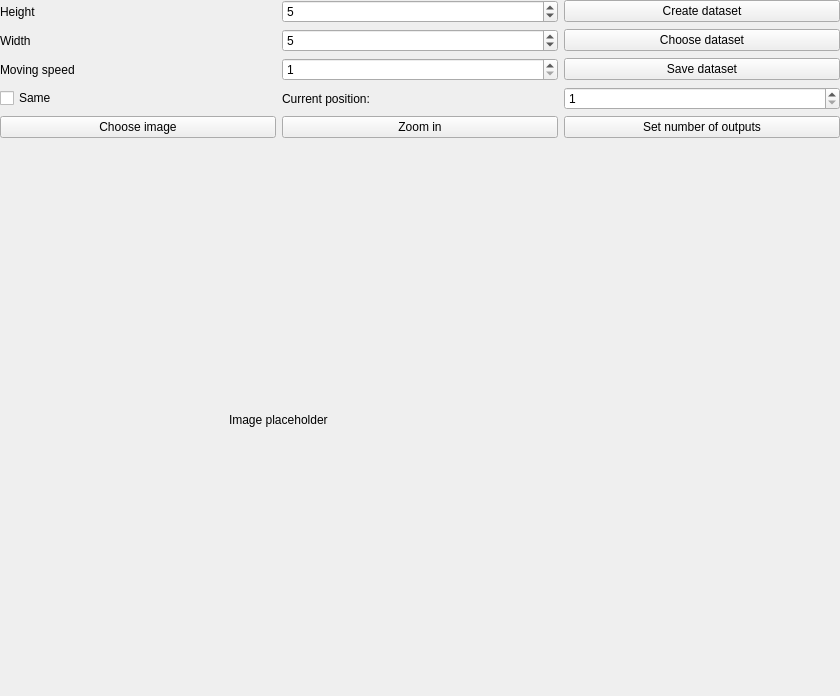
<?xml version="1.0" encoding="UTF-8"?>
<ui version="4.0">
 <class>DatasetManager</class>
 <widget class="QWidget" name="DatasetManager">
  <property name="geometry">
   <rect>
    <x>0</x>
    <y>0</y>
    <width>840</width>
    <height>696</height>
   </rect>
  </property>
  <property name="windowTitle">
   <string>Form</string>
  </property>
  <layout class="QGridLayout" name="gridLayout">
   <property name="leftMargin">
    <number>0</number>
   </property>
   <property name="topMargin">
    <number>0</number>
   </property>
   <property name="rightMargin">
    <number>0</number>
   </property>
   <property name="bottomMargin">
    <number>0</number>
   </property>
   <item row="0" column="1">
    <widget class="QLabel" name="lbl_height">
     <property name="text">
      <string>Height</string>
     </property>
    </widget>
   </item>
   <item row="0" column="3">
    <widget class="QPushButton" name="btn_create_dataset">
     <property name="text">
      <string>Create dataset</string>
     </property>
    </widget>
   </item>
   <item row="1" column="3">
    <widget class="QPushButton" name="btn_choose_dataset">
     <property name="text">
      <string>Choose dataset</string>
     </property>
    </widget>
   </item>
   <item row="2" column="3">
    <widget class="QPushButton" name="btn_save_dataset">
     <property name="text">
      <string>Save dataset</string>
     </property>
    </widget>
   </item>
   <item row="4" column="1">
    <widget class="QPushButton" name="btn_choose_image">
     <property name="text">
      <string>Choose image</string>
     </property>
    </widget>
   </item>
   <item row="3" column="3">
    <widget class="QSpinBox" name="spin_ouputs">
     <property name="minimum">
      <number>1</number>
     </property>
     <property name="maximum">
      <number>1000</number>
     </property>
    </widget>
   </item>
   <item row="4" column="3">
    <widget class="QPushButton" name="btn_set_outputs">
     <property name="text">
      <string>Set number of outputs</string>
     </property>
    </widget>
   </item>
   <item row="3" column="1">
    <widget class="QCheckBox" name="cbx_same_size">
     <property name="text">
      <string>Same</string>
     </property>
    </widget>
   </item>
   <item row="1" column="1">
    <widget class="QLabel" name="lbl_width">
     <property name="text">
      <string>Width</string>
     </property>
    </widget>
   </item>
   <item row="4" column="2">
    <widget class="QPushButton" name="btn_zoom">
     <property name="text">
      <string>Zoom in</string>
     </property>
    </widget>
   </item>
   <item row="0" column="2">
    <widget class="QSpinBox" name="spin_height">
     <property name="minimum">
      <number>1</number>
     </property>
     <property name="maximum">
      <number>10000</number>
     </property>
     <property name="value">
      <number>5</number>
     </property>
    </widget>
   </item>
   <item row="1" column="2">
    <widget class="QSpinBox" name="spin_width">
     <property name="minimum">
      <number>1</number>
     </property>
     <property name="maximum">
      <number>10000</number>
     </property>
     <property name="value">
      <number>5</number>
     </property>
    </widget>
   </item>
   <item row="2" column="2">
    <widget class="QSpinBox" name="spin_speed">
     <property name="minimum">
      <number>1</number>
     </property>
     <property name="maximum">
      <number>1000</number>
     </property>
    </widget>
   </item>
   <item row="2" column="1">
    <widget class="QLabel" name="lbl_speed">
     <property name="text">
      <string>Moving speed</string>
     </property>
    </widget>
   </item>
   <item row="3" column="2">
    <widget class="QLabel" name="lbl_position">
     <property name="text">
      <string>Current position:</string>
     </property>
    </widget>
   </item>
   <item row="5" column="1" colspan="2">
    <widget class="QWidget" name="container" native="true">
     <layout class="QGridLayout" name="gridLayout_2">
      <property name="leftMargin">
       <number>0</number>
      </property>
      <property name="topMargin">
       <number>0</number>
      </property>
      <property name="rightMargin">
       <number>0</number>
      </property>
      <property name="bottomMargin">
       <number>0</number>
      </property>
      <item row="0" column="0" alignment="Qt::AlignHCenter|Qt::AlignVCenter">
       <widget class="ClickableImageLabel" name="lbl_image">
        <property name="sizePolicy">
         <sizepolicy hsizetype="Ignored" vsizetype="Ignored">
          <horstretch>0</horstretch>
          <verstretch>0</verstretch>
         </sizepolicy>
        </property>
        <property name="text">
         <string>Image placeholder</string>
        </property>
       </widget>
      </item>
     </layout>
    </widget>
   </item>
   <item row="5" column="3">
    <widget class="FieldsCreator" name="fields_expected" native="true">
     <property name="sizePolicy">
      <sizepolicy hsizetype="Preferred" vsizetype="Preferred">
       <horstretch>0</horstretch>
       <verstretch>0</verstretch>
      </sizepolicy>
     </property>
    </widget>
   </item>
  </layout>
 </widget>
 <customwidgets>
  <customwidget>
   <class>FieldsCreator</class>
   <extends>QWidget</extends>
   <header location="global">app.custom_widgets.fields_creator</header>
   <container>1</container>
  </customwidget>
  <customwidget>
   <class>ClickableImageLabel</class>
   <extends>QLabel</extends>
   <header location="global">app.custom_widgets.custom_widget</header>
  </customwidget>
 </customwidgets>
 <resources/>
 <connections>
  <connection>
   <sender>btn_choose_image</sender>
   <signal>clicked()</signal>
   <receiver>DatasetManager</receiver>
   <slot>load_image()</slot>
   <hints>
    <hint type="sourcelabel">
     <x>110</x>
     <y>115</y>
    </hint>
    <hint type="destinationlabel">
     <x>338</x>
     <y>282</y>
    </hint>
   </hints>
  </connection>
  <connection>
   <sender>btn_set_outputs</sender>
   <signal>clicked()</signal>
   <receiver>DatasetManager</receiver>
   <slot>set_outputs()</slot>
   <hints>
    <hint type="sourcelabel">
     <x>566</x>
     <y>115</y>
    </hint>
    <hint type="destinationlabel">
     <x>338</x>
     <y>282</y>
    </hint>
   </hints>
  </connection>
  <connection>
   <sender>spin_height</sender>
   <signal>valueChanged(int)</signal>
   <receiver>DatasetManager</receiver>
   <slot>set_height(int)</slot>
   <hints>
    <hint type="sourcelabel">
     <x>338</x>
     <y>9</y>
    </hint>
    <hint type="destinationlabel">
     <x>338</x>
     <y>282</y>
    </hint>
   </hints>
  </connection>
  <connection>
   <sender>spin_speed</sender>
   <signal>valueChanged(int)</signal>
   <receiver>DatasetManager</receiver>
   <slot>set_speed(int)</slot>
   <hints>
    <hint type="sourcelabel">
     <x>338</x>
     <y>61</y>
    </hint>
    <hint type="destinationlabel">
     <x>338</x>
     <y>282</y>
    </hint>
   </hints>
  </connection>
  <connection>
   <sender>cbx_same_size</sender>
   <signal>stateChanged(int)</signal>
   <receiver>DatasetManager</receiver>
   <slot>set_same_size(int)</slot>
   <hints>
    <hint type="sourcelabel">
     <x>110</x>
     <y>87</y>
    </hint>
    <hint type="destinationlabel">
     <x>338</x>
     <y>282</y>
    </hint>
   </hints>
  </connection>
  <connection>
   <sender>btn_zoom</sender>
   <signal>clicked()</signal>
   <receiver>DatasetManager</receiver>
   <slot>zoom()</slot>
   <hints>
    <hint type="sourcelabel">
     <x>338</x>
     <y>115</y>
    </hint>
    <hint type="destinationlabel">
     <x>338</x>
     <y>282</y>
    </hint>
   </hints>
  </connection>
  <connection>
   <sender>spin_width</sender>
   <signal>valueChanged(int)</signal>
   <receiver>DatasetManager</receiver>
   <slot>set_width(int)</slot>
   <hints>
    <hint type="sourcelabel">
     <x>338</x>
     <y>35</y>
    </hint>
    <hint type="destinationlabel">
     <x>338</x>
     <y>282</y>
    </hint>
   </hints>
  </connection>
  <connection>
   <sender>btn_choose_dataset</sender>
   <signal>clicked()</signal>
   <receiver>DatasetManager</receiver>
   <slot>choose_dataset()</slot>
   <hints>
    <hint type="sourcelabel">
     <x>701</x>
     <y>40</y>
    </hint>
    <hint type="destinationlabel">
     <x>419</x>
     <y>347</y>
    </hint>
   </hints>
  </connection>
  <connection>
   <sender>btn_create_dataset</sender>
   <signal>clicked()</signal>
   <receiver>DatasetManager</receiver>
   <slot>create_dataset()</slot>
   <hints>
    <hint type="sourcelabel">
     <x>701</x>
     <y>11</y>
    </hint>
    <hint type="destinationlabel">
     <x>419</x>
     <y>347</y>
    </hint>
   </hints>
  </connection>
  <connection>
   <sender>btn_save_dataset</sender>
   <signal>clicked()</signal>
   <receiver>DatasetManager</receiver>
   <slot>save_dataset()</slot>
   <hints>
    <hint type="sourcelabel">
     <x>701</x>
     <y>69</y>
    </hint>
    <hint type="destinationlabel">
     <x>419</x>
     <y>347</y>
    </hint>
   </hints>
  </connection>
 </connections>
 <slots>
  <slot>set_height(int)</slot>
  <slot>set_width(int)</slot>
  <slot>set_speed(int)</slot>
  <slot>set_outputs()</slot>
  <slot>zoom()</slot>
  <slot>load_image()</slot>
  <slot>set_same_size(int)</slot>
  <slot>load_dataset()</slot>
  <slot>create_dataset()</slot>
  <slot>choose_dataset()</slot>
  <slot>save_dataset()</slot>
 </slots>
</ui>
